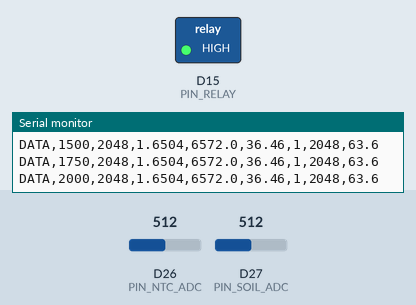
The sketch below on a simulated Arduino Due. Parts: switched loads named in the sketch (green lamp = pin HIGH), the last lines printed to the serial monitor. The test bench sets the inputs (shaded band); at power-on: D26 (PIN_NTC_ADC) = 512, D27 (PIN_SOIL_ADC) = 512 (analog values on the 0–1023 scale).

Above: at 2.2 s.
2.3 s: D26 (PIN_NTC_ADC) set to 0
At 3.7 s:
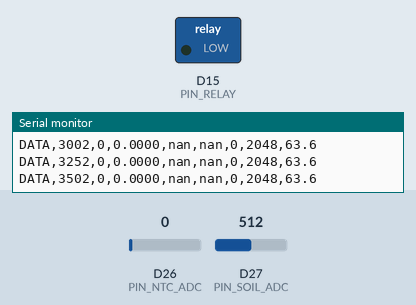
4.2 s: D26 (PIN_NTC_ADC) set to 60
At 5.4 s:
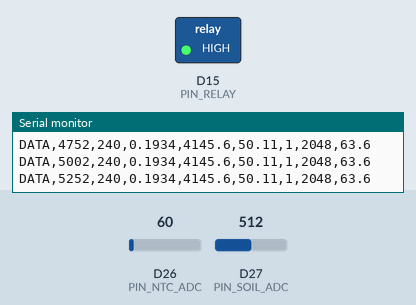
5.7 s: D26 (PIN_NTC_ADC) set to 874
7.2 s: D26 (PIN_NTC_ADC) set to 892
At 8.0 s:
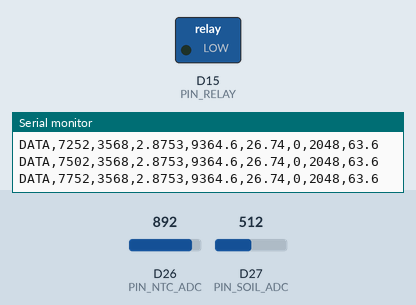
Timing chart, 0 to 9.7 s (numbered marks = the images above; inputs shaded):
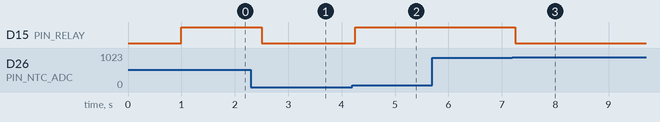

The sketch:

main.ino
```cpp
/*
  EMS - Electronics for Micro-Systems
  Laboratory 1: Resistive Sensor Interface and Actuation
  Raspberry Pi Pico 2 W - Arduino IDE template
  Main work left for the students:
    1) Convert ADC code -> voltage (check ADC assumptions)
    2) Derive and implement V_AFE -> R_NTC for THEIR AFE
    3) Implement the Beta-model conversion R_NTC -> temperature
    4) Select relay hysteresis thresholds
    5) Optional: add the soil-moisture channel
  The acquisition loop, serial protocol and relay state machine are provided.
*/
#include <Arduino.h>
#include <math.h>
// -----------------------------------------------------------------------------
// Hardware configuration
// -----------------------------------------------------------------------------
constexpr uint8_t PIN_NTC_ADC = 26;       // GP26 / ADC0
constexpr uint8_t PIN_SOIL_ADC = 27;      // GP27 / ADC1 (optional extension)
constexpr uint8_t PIN_RELAY = 15;         // GPIO driving the relay transistor; you can select another port

constexpr bool RELAY_ACTIVE_HIGH = true;

// Pico ADC specs.
constexpr float ADC_VREF = 3.3f;
constexpr uint16_t ADC_MAX_CODE = 4095;   // 12-bit result

// Sampling/display rate. This is low frequency lab.
constexpr uint32_t SAMPLE_PERIOD_MS = 250;

// -----------------------------------------------------------------------------
// NTC parameters
// -----------------------------------------------------------------------------
constexpr float NTC_R0 = 10000.0f;        // ohm
constexpr float NTC_T0_K = 25.0f + 273.15f;
constexpr float NTC_BETA = 3380.0f;
constexpr float AFE_GAIN = 4.265f;
constexpr float VDD = 3.3f;
constexpr float R1 = 10000.0f;
constexpr float R2 = 5600.0f;
constexpr float RA = 4700.0f;
constexpr float RB = 2700.0f;
constexpr float Tmax = 50.0f;


// -----------------------------------------------------------------------------
// Relay control
//
// Hysteresis ???
// -----------------------------------------------------------------------------
float T_ON_C  = 30.0f;                    // TODO: justify/select
float T_OFF_C = 27.0f;                    // TODO: justify/select

bool relayState = true;

// -----------------------------------------------------------------------------
// Optional soil-moisture extension
// -----------------------------------------------------------------------------
constexpr bool ENABLE_SOIL = true;

// -----------------------------------------------------------------------------
// Some helpful functions
// -----------------------------------------------------------------------------
float Kelvin_to_Celsius(float Kelvin) {
    return Kelvin - 273.15f;
}

void setRelay(bool on)
{
  relayState = on;

  if (RELAY_ACTIVE_HIGH) {
    digitalWrite(PIN_RELAY, on ? HIGH : LOW);
  } else {
    digitalWrite(PIN_RELAY, on ? LOW : HIGH);
  }
}

float adcCodeToVoltage(uint16_t VinBit)
{
  /*
    TODO - STUDENT TASK
    Convert ADC code into voltage.
    Start from the ADC model discussed in class and check the assumptions used
    by ADC_VREF and ADC_MAX_CODE above.
  */
   return ((float) VinBit * ADC_VREF) / ADC_MAX_CODE;
}

float afeVoltageToNtcResistance(float vAfe)
{
  /*
    TODO - STUDENT TASK
    Derive this equation from YOUR analog front-end.
    The laboratory does NOT prescribe one unique AFE topology. Therefore, this
    function must be written from the transfer characteristic obtained during
    the design phase.
    Input:
      vAfe  - measured AFE output voltage [V]
    Return:
      NTC resistance [ohm]
    Important:
      - reject impossible values;
      - avoid division by zero;
      - the equation must match the circuit actually built.
  */
  // 1. Rejeitar valores impossíveis ou divisão por zero logo no início
  if (vAfe <= 0.0f || vAfe >= VDD || !isfinite(vAfe)) {
      return NAN;
  }
  float paralelo_RA_RB = (RA * RB)/(RA + RB);
  float Vntc = (vAfe + VDD*(R2/RA))/( 1 + (R2/paralelo_RA_RB));

  if (Vntc <= 0.0f || Vntc >= VDD) {
      return NAN;
  }

  return (R1 * Vntc) / (VDD - Vntc);
}

/*------------------------------------------------------------------------------------------*/
float ntcResistanceToTemperatureC(float rNtc)
{
  /*
    TODO - STUDENT TASK
    Implement the inverse Beta model:
      T = 1 / [ 1/T0 + (1/BETA) ln(R/R0) ]
    T is obtained in kelvin and must be converted to degrees Celsius.
  */
  if (rNtc <= 0.0f || !isfinite(rNtc)) {
      return NAN;
  }
  float T = 0;
  T = 1 /((1/NTC_T0_K) + (1/NTC_BETA)*log(rNtc/NTC_R0));
  return Kelvin_to_Celsius(T);
}

void updateRelay(float temperatureC)
{
  // Hysteresis state machine is provided.
  // Students choose and justify T_ON_C and T_OFF_C.
  if (!isfinite(temperatureC)) {
    setRelay(false);
    return;
  }

  if (!relayState && temperatureC >= T_ON_C) {
    setRelay(true);
  }
  else if (relayState && temperatureC <= T_OFF_C) {
    setRelay(false);
  }
}


// -----------------------------------------------------------------------------
// Soil moisture - circular buffer
// -----------------------------------------------------------------------------

float calculateSoilPercent(uint16_t adcCode){
  constexpr float SOIL_DRY_ADC = 4095;
  constexpr float SOIL_WET_ADC = 878;

    float soilPct =
        100.0f *
        (SOIL_DRY_ADC - (float)adcCode) /
        (SOIL_DRY_ADC - SOIL_WET_ADC);

    if (soilPct < 0.0f) {
        soilPct = 0.0f;
    }
    if(soilPct > 100.0f){
      soilPct = 100.0f;
    }

  return soilPct;
}

void sendData(uint32_t timeMs, uint16_t adcNtc, float vNtc, float rNtc,float tempC,int soilAdc,float soilPct)
{
  Serial.print("DATA,");
  Serial.print(timeMs);
  Serial.print(",");
  Serial.print(adcNtc);
  Serial.print(",");
  Serial.print(vNtc, 4);
  Serial.print(",");
  Serial.print(rNtc, 1);
  Serial.print(",");
  Serial.print(tempC, 2);
  Serial.print(",");
  Serial.print(relayState ? 1 : 0);
  Serial.print(",");
  Serial.print(soilAdc);
  Serial.print(",");
  Serial.println(soilPct, 1);
}
// -----------------------------------------------------------------------------
// Setup / loop
// -----------------------------------------------------------------------------
void setup()
{
  Serial.begin(115200);

  pinMode(PIN_RELAY, OUTPUT);
  setRelay(false);

  analogReadResolution(12);

  // Give the USB serial connection a short time to "start"...
  delay(1000);

  Serial.println("# EMS Lab 1 - Pico 2 W");
  Serial.println("# Protocol:");
  Serial.println("# DATA,time_ms,adc_ntc,v_ntc,r_ntc,temp_c,relay,adc_soil,soil_pct");
}
// ---------- MAIN LOOP --------------------------------
void loop()
{
  static uint32_t previousMs = 0;
  const uint32_t now = millis();

  if (now - previousMs < SAMPLE_PERIOD_MS) {
    return;
  }
  previousMs = now;

  // Mandatory NTC acquisition
  const uint16_t adcNtc = analogRead(PIN_NTC_ADC);
  const float vNtc = adcCodeToVoltage(adcNtc);
  const float rNtc = afeVoltageToNtcResistance(vNtc);
  const float tempC = ntcResistanceToTemperatureC(rNtc);

  updateRelay(tempC);

  // Optional soil-moisture channel
int soilAdc = -1;
float soilPct = NAN;

if (ENABLE_SOIL) {
    soilAdc = analogRead(PIN_SOIL_ADC);
    soilPct = calculateSoilPercent((uint16_t)soilAdc);
}

  sendData(now, adcNtc, vNtc, rNtc, tempC, soilAdc, soilPct);
}
```

Measured:
- the behaviour switches between 881 and 882 on D26 (PIN_NTC_ADC) (found by bisection; images 2 and 3)
- after the input at 2.3 s, D15 (PIN_RELAY): HIGH → LOW after 0.20 s
- after the input at 4.2 s, D15 (PIN_RELAY): LOW → HIGH after 0.05 s
- after the input at 7.2 s, D15 (PIN_RELAY): HIGH → LOW after 0.05 s
